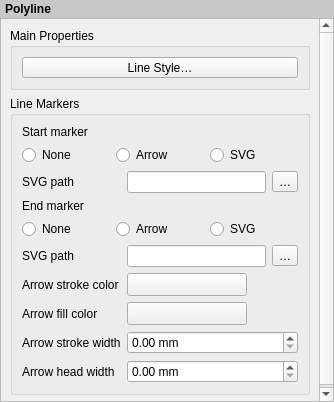
<?xml version="1.0" encoding="UTF-8"?>
<ui version="4.0">
 <class>QgsLayoutPolylineWidgetBase</class>
 <widget class="QWidget" name="QgsLayoutPolylineWidgetBase">
  <property name="geometry">
   <rect>
    <x>0</x>
    <y>0</y>
    <width>334</width>
    <height>402</height>
   </rect>
  </property>
  <property name="windowTitle">
   <string notr="true">Form</string>
  </property>
  <layout class="QVBoxLayout" name="verticalLayout">
   <property name="spacing">
    <number>0</number>
   </property>
   <property name="leftMargin">
    <number>0</number>
   </property>
   <property name="topMargin">
    <number>0</number>
   </property>
   <property name="rightMargin">
    <number>0</number>
   </property>
   <property name="bottomMargin">
    <number>0</number>
   </property>
   <item>
    <widget class="QLabel" name="label_3">
     <property name="sizePolicy">
      <sizepolicy hsizetype="Preferred" vsizetype="Maximum">
       <horstretch>0</horstretch>
       <verstretch>0</verstretch>
      </sizepolicy>
     </property>
     <property name="styleSheet">
      <string notr="true">padding: 2px; font-weight: bold; background-color: rgb(200, 200, 200);</string>
     </property>
     <property name="text">
      <string>Polyline</string>
     </property>
    </widget>
   </item>
   <item>
    <widget class="QgsScrollArea" name="scrollArea">
     <property name="widgetResizable">
      <bool>true</bool>
     </property>
     <widget class="QWidget" name="scrollAreaWidgetContents">
      <property name="geometry">
       <rect>
        <x>0</x>
        <y>0</y>
        <width>318</width>
        <height>426</height>
       </rect>
      </property>
      <layout class="QVBoxLayout" name="mainLayout">
       <item>
        <widget class="QgsCollapsibleGroupBoxBasic" name="groupBox">
         <property name="focusPolicy">
          <enum>Qt::StrongFocus</enum>
         </property>
         <property name="title">
          <string>Main Properties</string>
         </property>
         <property name="syncGroup" stdset="0">
          <string notr="true">composeritem</string>
         </property>
         <property name="collapsed" stdset="0">
          <bool>false</bool>
         </property>
         <layout class="QGridLayout" name="gridLayout">
          <item row="0" column="0">
           <widget class="QgsSymbolButton" name="mLineStyleButton">
            <property name="sizePolicy">
             <sizepolicy hsizetype="Expanding" vsizetype="Fixed">
              <horstretch>0</horstretch>
              <verstretch>0</verstretch>
             </sizepolicy>
            </property>
            <property name="text">
             <string>Line Style…</string>
            </property>
           </widget>
          </item>
         </layout>
        </widget>
       </item>
       <item>
        <widget class="QgsCollapsibleGroupBoxBasic" name="mArrowMarkersGroupBox">
         <property name="focusPolicy">
          <enum>Qt::StrongFocus</enum>
         </property>
         <property name="title">
          <string>Line Markers</string>
         </property>
         <property name="syncGroup" stdset="0">
          <string notr="true">composeritem</string>
         </property>
         <property name="collapsed" stdset="0">
          <bool>false</bool>
         </property>
         <layout class="QGridLayout" name="gridLayout_2">
          <item row="7" column="0">
           <widget class="QLabel" name="label_5">
            <property name="text">
             <string>Arrow stroke color</string>
            </property>
           </widget>
          </item>
          <item row="9" column="1">
           <widget class="QgsDoubleSpinBox" name="mStrokeWidthSpinBox">
            <property name="prefix">
             <string/>
            </property>
            <property name="suffix">
             <string> mm</string>
            </property>
            <property name="singleStep">
             <double>0.200000000000000</double>
            </property>
            <property name="showClearButton" stdset="0">
             <bool>false</bool>
            </property>
           </widget>
          </item>
          <item row="10" column="0">
           <widget class="QLabel" name="label_2">
            <property name="text">
             <string>Arrow head width</string>
            </property>
           </widget>
          </item>
          <item row="1" column="0" colspan="2">
           <widget class="QLabel" name="label_6">
            <property name="text">
             <string>Start marker</string>
            </property>
           </widget>
          </item>
          <item row="10" column="1">
           <widget class="QgsDoubleSpinBox" name="mArrowHeadWidthSpinBox">
            <property name="prefix">
             <string/>
            </property>
            <property name="suffix">
             <string> mm</string>
            </property>
            <property name="showClearButton" stdset="0">
             <bool>false</bool>
            </property>
           </widget>
          </item>
          <item row="7" column="1">
           <widget class="QgsColorButton" name="mArrowHeadStrokeColorButton">
            <property name="sizePolicy">
             <sizepolicy hsizetype="Fixed" vsizetype="Fixed">
              <horstretch>0</horstretch>
              <verstretch>0</verstretch>
             </sizepolicy>
            </property>
            <property name="minimumSize">
             <size>
              <width>120</width>
              <height>0</height>
             </size>
            </property>
            <property name="maximumSize">
             <size>
              <width>120</width>
              <height>16777215</height>
             </size>
            </property>
            <property name="text">
             <string/>
            </property>
           </widget>
          </item>
          <item row="6" column="1">
           <layout class="QHBoxLayout" name="horizontalLayout_2">
            <item>
             <widget class="QLineEdit" name="mEndMarkerLineEdit"/>
            </item>
            <item>
             <widget class="QToolButton" name="mEndMarkerToolButton">
              <property name="text">
               <string>…</string>
              </property>
             </widget>
            </item>
           </layout>
          </item>
          <item row="2" column="0" colspan="2">
           <layout class="QHBoxLayout" name="horizontalLayout_3">
            <item>
             <widget class="QRadioButton" name="mRadioStartNoMarker">
              <property name="text">
               <string>None</string>
              </property>
             </widget>
            </item>
            <item>
             <widget class="QRadioButton" name="mRadioStartArrow">
              <property name="text">
               <string>Arrow</string>
              </property>
             </widget>
            </item>
            <item>
             <widget class="QRadioButton" name="mRadioStartSVG">
              <property name="text">
               <string>SVG</string>
              </property>
             </widget>
            </item>
           </layout>
          </item>
          <item row="9" column="0">
           <widget class="QLabel" name="label">
            <property name="text">
             <string>Arrow stroke width</string>
            </property>
           </widget>
          </item>
          <item row="8" column="1">
           <widget class="QgsColorButton" name="mArrowHeadFillColorButton">
            <property name="sizePolicy">
             <sizepolicy hsizetype="Fixed" vsizetype="Fixed">
              <horstretch>0</horstretch>
              <verstretch>0</verstretch>
             </sizepolicy>
            </property>
            <property name="minimumSize">
             <size>
              <width>120</width>
              <height>0</height>
             </size>
            </property>
            <property name="maximumSize">
             <size>
              <width>120</width>
              <height>16777215</height>
             </size>
            </property>
            <property name="text">
             <string/>
            </property>
           </widget>
          </item>
          <item row="4" column="0" colspan="2">
           <widget class="QLabel" name="label_7">
            <property name="text">
             <string>End marker</string>
            </property>
           </widget>
          </item>
          <item row="3" column="1">
           <layout class="QHBoxLayout" name="horizontalLayout">
            <item>
             <widget class="QLineEdit" name="mStartMarkerLineEdit"/>
            </item>
            <item>
             <widget class="QToolButton" name="mStartMarkerToolButton">
              <property name="text">
               <string>…</string>
              </property>
             </widget>
            </item>
           </layout>
          </item>
          <item row="5" column="0" colspan="2">
           <layout class="QHBoxLayout" name="horizontalLayout_4">
            <item>
             <widget class="QRadioButton" name="mRadioEndNoMarker">
              <property name="text">
               <string>None</string>
              </property>
             </widget>
            </item>
            <item>
             <widget class="QRadioButton" name="mRadioEndArrow">
              <property name="text">
               <string>Arrow</string>
              </property>
             </widget>
            </item>
            <item>
             <widget class="QRadioButton" name="mRadioEndSvg">
              <property name="text">
               <string>SVG</string>
              </property>
             </widget>
            </item>
           </layout>
          </item>
          <item row="8" column="0">
           <widget class="QLabel" name="label_4">
            <property name="text">
             <string>Arrow fill color</string>
            </property>
           </widget>
          </item>
          <item row="3" column="0">
           <widget class="QLabel" name="mStartMarkerLabel">
            <property name="text">
             <string>SVG path</string>
            </property>
           </widget>
          </item>
          <item row="6" column="0">
           <widget class="QLabel" name="mStartMarkerLabel_2">
            <property name="text">
             <string>SVG path</string>
            </property>
           </widget>
          </item>
         </layout>
        </widget>
       </item>
      </layout>
     </widget>
    </widget>
   </item>
  </layout>
 </widget>
 <customwidgets>
  <customwidget>
   <class>QgsDoubleSpinBox</class>
   <extends>QDoubleSpinBox</extends>
   <header>qgsdoublespinbox.h</header>
  </customwidget>
  <customwidget>
   <class>QgsScrollArea</class>
   <extends>QScrollArea</extends>
   <header>qgsscrollarea.h</header>
   <container>1</container>
  </customwidget>
  <customwidget>
   <class>QgsColorButton</class>
   <extends>QToolButton</extends>
   <header>qgscolorbutton.h</header>
   <container>1</container>
  </customwidget>
  <customwidget>
   <class>QgsSymbolButton</class>
   <extends>QToolButton</extends>
   <header>qgssymbolbutton.h</header>
  </customwidget>
  <customwidget>
   <class>QgsCollapsibleGroupBoxBasic</class>
   <extends>QGroupBox</extends>
   <header location="global">qgscollapsiblegroupbox.h</header>
   <container>1</container>
  </customwidget>
 </customwidgets>
 <tabstops>
  <tabstop>scrollArea</tabstop>
  <tabstop>groupBox</tabstop>
  <tabstop>mLineStyleButton</tabstop>
  <tabstop>mArrowMarkersGroupBox</tabstop>
  <tabstop>mRadioStartNoMarker</tabstop>
  <tabstop>mRadioStartArrow</tabstop>
  <tabstop>mRadioStartSVG</tabstop>
  <tabstop>mStartMarkerLineEdit</tabstop>
  <tabstop>mStartMarkerToolButton</tabstop>
  <tabstop>mRadioEndNoMarker</tabstop>
  <tabstop>mRadioEndArrow</tabstop>
  <tabstop>mRadioEndSvg</tabstop>
  <tabstop>mEndMarkerLineEdit</tabstop>
  <tabstop>mEndMarkerToolButton</tabstop>
  <tabstop>mArrowHeadStrokeColorButton</tabstop>
  <tabstop>mArrowHeadFillColorButton</tabstop>
  <tabstop>mStrokeWidthSpinBox</tabstop>
  <tabstop>mArrowHeadWidthSpinBox</tabstop>
 </tabstops>
 <resources/>
 <connections/>
</ui>
